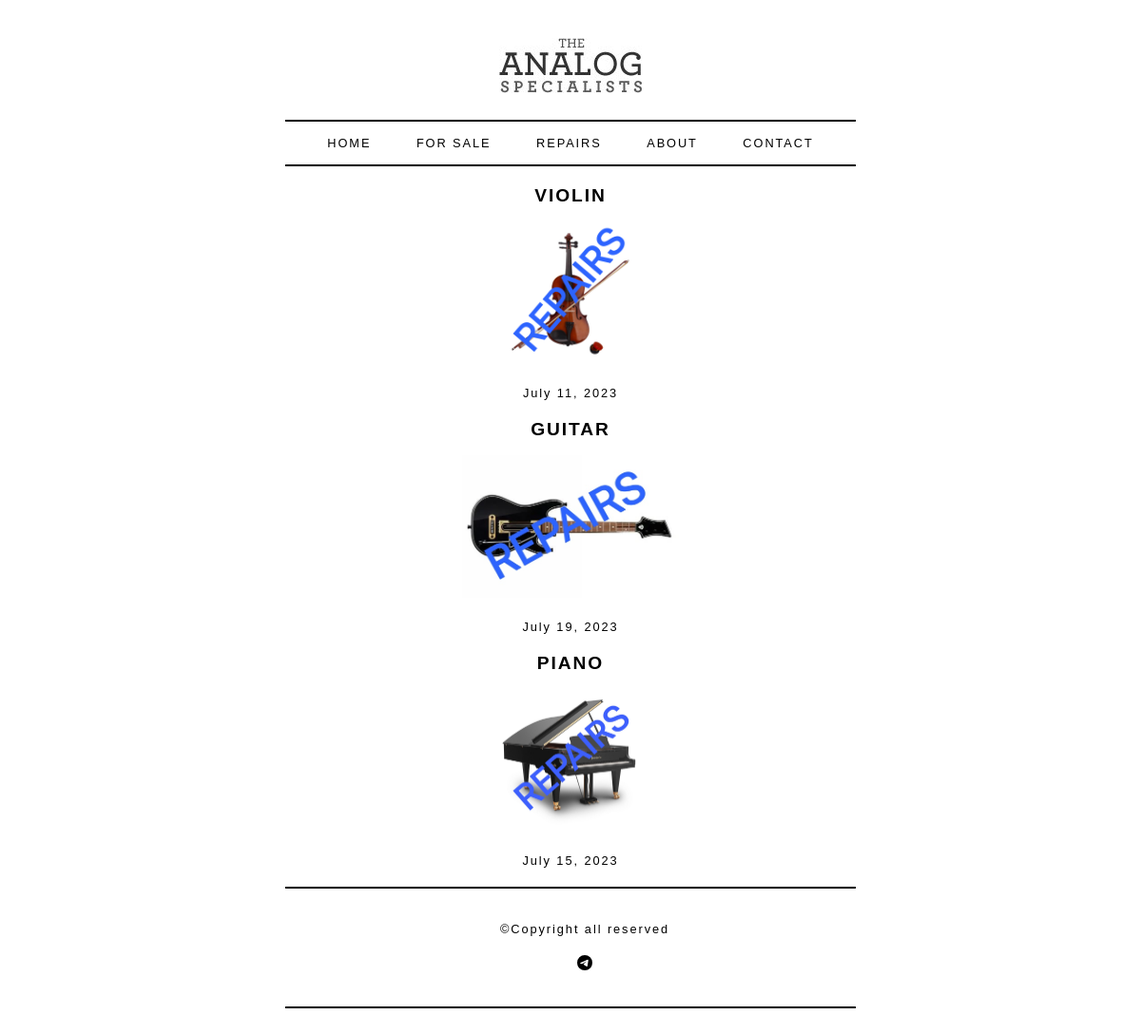
The app's page /repairs/ with its own data.
### main/models.py (models this page shows, shortened)
class Repair(models.Model):
    title = models.CharField(max_length=50)
    image = models.ImageField(upload_to='repairs/%Y/%m/%d')
    date = models.DateField()
    class Meta:
        ordering = ['-id']

### main/views.py (the view)
# urls.py: path('repairs/', repairs, name='repairs'),
def repairs(request):
    repairs = Repair.objects.all()
    context = {
        'repairs': repairs
    }
    return render(request, 'main/repairs.html', context)

### main/templates/main/repairs.html (shortened to what this page needs)
{% extends 'base.html' %}
{% block content %}
    {% for repair in repairs %}
        <div class="product">
            <h2>{{ repair.title }}</h2>
            <img src="{{ repair.image.url }}" alt="piano">
            <p>{{ repair.date }}</p>
        </div>
    {% endfor %}
{% endblock %}

### main/static/css/base.css (style rules this page uses)
body { font-size: 80%; font-family: 'Gill Sans', 'Gill Sans MT', Calibri, 'Trebuchet MS', sans-serif; letter-spacing: 0.15em; }
p { color: #000; width: 600px; margin: 20px auto 20px auto; font-weight: normal; }
.product { margin: 20px; text-align: center; }
.product img { width: 200; height: 150px; }
.product h2 { font-family: 'Gill Sans', 'Gill Sans MT', Calibri, 'Trebuchet MS', sans-serif; text-transform: uppercase; }

### records on screen
Repair: title "VIOLIN", image (picture), date "July 11, 2023"
Repair: title "GUITAR", image (picture), date "July 19, 2023"
Repair: title "PIANO", image (picture), date "July 15, 2023"
